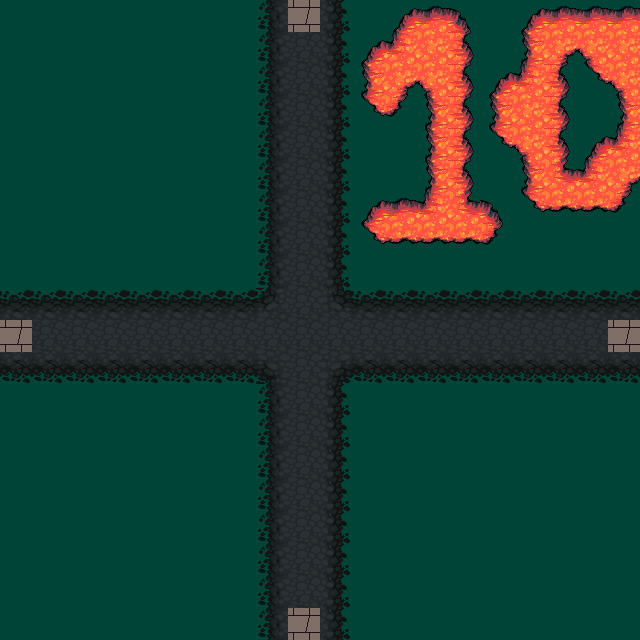

A level layout from a 2D game, rendered from its tile map. Below: a short description, then the map file with its tile-grid data intact:
An orthogonal 20x20 tile map with 32x32 px tiles, 3 tile layers (grass, road, num) and 4 objects (e4, e3, e2, e1).

<map version="1.4" tiledversion="1.4.3" orientation="orthogonal" renderorder="right-down" width="20" height="20" tilewidth="32" tileheight="32" infinite="0" nextlayerid="5" nextobjectid="5">
 <tileset firstgid="1" source="../Maps/klipartz.com.tsx" />
 <layer id="1" name="grass" width="20" height="20">
  <data encoding="csv">
872,872,872,872,872,872,872,872,872,872,872,872,872,872,872,872,872,872,872,872,
872,872,872,872,872,872,872,872,872,872,872,872,872,872,872,872,872,872,872,872,
872,872,872,872,872,872,872,872,872,872,872,872,872,872,872,872,872,872,872,872,
872,872,872,872,872,872,872,872,872,872,872,872,872,872,872,872,872,872,872,872,
872,872,872,872,872,872,872,872,872,872,872,872,872,872,872,872,872,872,872,872,
872,872,872,872,872,872,872,872,872,872,872,872,872,872,872,872,872,872,872,872,
872,872,872,872,872,872,872,872,872,872,872,872,872,872,872,872,872,872,872,872,
872,872,872,872,872,872,872,872,872,872,872,872,872,872,872,872,872,872,872,872,
872,872,872,872,872,872,872,872,872,872,872,872,872,872,872,872,872,872,872,872,
872,872,872,872,872,872,872,872,872,872,872,872,872,872,872,872,872,872,872,872,
872,872,872,872,872,872,872,872,872,872,872,872,872,872,872,872,872,872,872,872,
872,872,872,872,872,872,872,872,872,872,872,872,872,872,872,872,872,872,872,872,
872,872,872,872,872,872,872,872,872,872,872,872,872,872,872,872,872,872,872,872,
872,872,872,872,872,872,872,872,872,872,872,872,872,872,872,872,872,872,872,872,
872,872,872,872,872,872,872,872,872,872,872,872,872,872,872,872,872,872,872,872,
872,872,872,872,872,872,872,872,872,872,872,872,872,872,872,872,872,872,872,872,
872,872,872,872,872,872,872,872,872,872,872,872,872,872,872,872,872,872,872,872,
872,872,872,872,872,872,872,872,872,872,872,872,872,872,872,872,872,872,872,872,
872,872,872,872,872,872,872,872,872,872,872,872,872,872,872,872,872,872,872,872,
872,872,872,872,872,872,872,872,872,872,872,872,872,872,872,872,872,872,872,872
</data>
 </layer>
 <layer id="2" name="road" width="20" height="20">
  <data encoding="csv">
0,0,0,0,0,0,0,0,307,882,309,0,0,0,0,0,0,0,0,0,
0,0,0,0,0,0,0,0,307,308,309,0,0,0,0,0,0,0,0,0,
0,0,0,0,0,0,0,0,307,308,309,0,0,0,0,0,0,0,0,0,
0,0,0,0,0,0,0,0,307,308,309,0,0,0,0,0,0,0,0,0,
0,0,0,0,0,0,0,0,307,308,309,0,0,0,0,0,0,0,0,0,
0,0,0,0,0,0,0,0,307,308,309,0,0,0,0,0,0,0,0,0,
0,0,0,0,0,0,0,0,307,308,309,0,0,0,0,0,0,0,0,0,
0,0,0,0,0,0,0,0,307,308,309,0,0,0,0,0,0,0,0,0,
0,0,0,0,0,0,0,0,307,308,309,0,0,0,0,0,0,0,0,0,
276,276,276,276,276,276,276,276,245,308,244,276,276,276,276,276,276,276,276,276,
882,308,308,308,308,308,308,308,308,308,308,308,308,308,308,308,308,308,308,882,
340,340,340,340,340,340,340,340,213,308,212,340,340,340,340,340,340,340,340,340,
0,0,0,0,0,0,0,0,307,308,309,0,0,0,0,0,0,0,0,0,
0,0,0,0,0,0,0,0,307,308,309,0,0,0,0,0,0,0,0,0,
0,0,0,0,0,0,0,0,307,308,309,0,0,0,0,0,0,0,0,0,
0,0,0,0,0,0,0,0,307,308,309,0,0,0,0,0,0,0,0,0,
0,0,0,0,0,0,0,0,307,308,309,0,0,0,0,0,0,0,0,0,
0,0,0,0,0,0,0,0,307,308,309,0,0,0,0,0,0,0,0,0,
0,0,0,0,0,0,0,0,307,308,309,0,0,0,0,0,0,0,0,0,
0,0,0,0,0,0,0,0,307,882,309,0,0,0,0,0,0,0,0,0
</data>
 </layer>
 <layer id="4" name="num" width="20" height="20">
  <data encoding="csv">
0,0,0,0,0,0,0,0,0,0,0,0,272,273,274,0,272,273,273,273,
0,0,0,0,0,0,0,0,0,0,0,272,242,305,306,0,304,209,210,305,
0,0,0,0,0,0,0,0,0,0,0,304,209,210,306,272,242,306,336,210,
0,0,0,0,0,0,0,0,0,0,0,336,338,304,306,304,305,306,0,304,
0,0,0,0,0,0,0,0,0,0,0,0,0,304,306,336,210,306,272,242,
0,0,0,0,0,0,0,0,0,0,0,0,0,304,306,0,304,241,242,209,
0,0,0,0,0,0,0,0,0,0,0,272,273,242,241,274,336,337,337,338,
0,0,0,0,0,0,0,0,0,0,0,336,337,337,337,338,0,0,0,0,
0,0,0,0,0,0,0,0,0,0,0,0,0,0,0,0,0,0,0,0,
0,0,0,0,0,0,0,0,0,0,0,0,0,0,0,0,0,0,0,0,
0,0,0,0,0,0,0,0,0,0,0,0,0,0,0,0,0,0,0,0,
0,0,0,0,0,0,0,0,0,0,0,0,0,0,0,0,0,0,0,0,
0,0,0,0,0,0,0,0,0,0,0,0,0,0,0,0,0,0,0,0,
0,0,0,0,0,0,0,0,0,0,0,0,0,0,0,0,0,0,0,0,
0,0,0,0,0,0,0,0,0,0,0,0,0,0,0,0,0,0,0,0,
0,0,0,0,0,0,0,0,0,0,0,0,0,0,0,0,0,0,0,0,
0,0,0,0,0,0,0,0,0,0,0,0,0,0,0,0,0,0,0,0,
0,0,0,0,0,0,0,0,0,0,0,0,0,0,0,0,0,0,0,0,
0,0,0,0,0,0,0,0,0,0,0,0,0,0,0,0,0,0,0,0,
0,0,0,0,0,0,0,0,0,0,0,0,0,0,0,0,0,0,0,0
</data>
 </layer>
 <objectgroup id="3" name="exits">
  <object id="1" name="e4" x="0" y="320" width="32" height="32" />
  <object id="2" name="e3" x="288" y="0" width="32" height="32" />
  <object id="3" name="e2" x="608" y="320" width="32" height="32" />
  <object id="4" name="e1" x="288" y="608" width="32" height="32" />
 </objectgroup>
</map>
